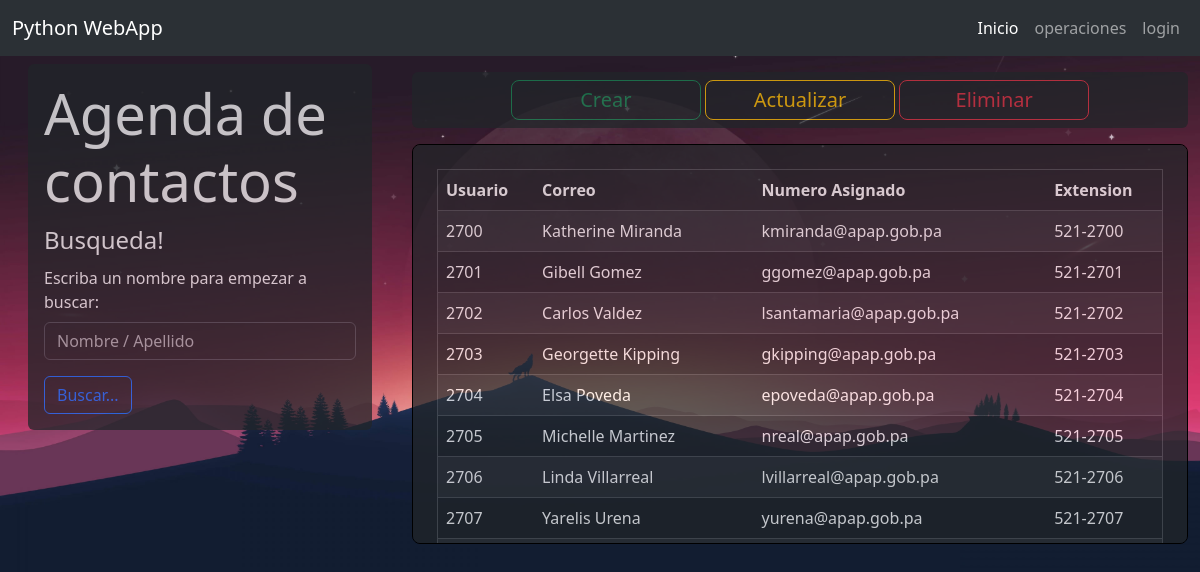
The page / on the database its author committed.
### tables this page shows
CREATE TABLE contacts(
            ext integer primary key, 
            user text not null,
            mail text not null,
            phone text);

### app.py (the view)
@app.route('/')
def index():
    dbquery=db.query()
    return render_template('index.html', dbquery=dbquery)

### db.py (called while the page is built)
def get_conn():
    return sqlite3.connect(db)

def query():
    with get_conn() as con:
        cur = con.cursor()
        cur.execute("Select * from contacts")
        total = cur.fetchall()
    return total

### templates/index.html
{%extends "layout.html"%}
{%block content%}
  <div class="row">
    <div class="col-md-4">
<div class="bg-dark text-light py-3 px-3 box rounded-2 m-3 opacity-75" data-bs-theme="dark">
    <h1 class="display-4">Agenda de contactos</h1>
    <form class="d-flex" role="search"">
        <fieldset>
          <legend>Busqueda!</legend>
          <div class="mb-3">
            <label for="TextInput" class="form-label">Escriba un nombre para empezar a buscar:</label>
            <input type="search" id="TextInput" class="form-control me-2" placeholder="Nombre / Apellido">
          </div>
          <button type="submit" class="btn btn-outline-primary">Buscar...</button>
        </fieldset>
      </form>
  </div>
</div>
<div class="col-md-8">
  <div class="bg-dark py-2 px-2 btn-group-lg mt-4 box rounded-2 opacity-75" data-bs-theme="dark" role="group" style="text-align:center" aria-label="Basic mixed styles example">
    <a type="button" class="btn btn-outline-success py-1 px-1 col-3" href="#">Crear</a>
    <a type="button" class="btn btn-outline-warning py-1 px-1 col-3" href="#">Actualizar</a>
    <a type="button" class="btn btn-outline-danger py-1 px-1 col-3" href="#">Eliminar</a>
  </div>
<div class="scrollable-table">
  <div class="bg-dark py-4 px-4 text-bg-dark rounded-2 opacity-75">
      <table border="1" class="table table-striped table-dark table-hover">
          <thead>
              <tr>
                  <th>Usuario</th>
                  <th>Correo</th>
                  <th>Numero Asignado</th>
                  <th>Extension</th>
              </tr>
          </thead>
          <tbody style="text-align:left">
              {% for row in dbquery %}
                  <tr>
                      <td scope="row">{{ row[0] }}</td>
                      <td scope="row">{{ row[1] }}</td>
                      <td scope="row">{{ row[2] }}</td>
                      <td scope="row">{{ row[3] }}</td>
                  </tr>
              {% endfor %}
          </tbody>
      </table>
   </div>
  </div>
 </div>
</div>
{%endblock%}

### templates/layout.html (shortened to what this page needs)
<!DOCTYPE html>
<html lang="en">
<head>
    <link rel="stylesheet" href="{{ url_for('static',filename='bootstrap.min.css')}}">
    <link rel="stylesheet" href="{{ url_for('static',filename='main.css')}}">
</head>
<body>
  <nav class="navbar navbar-expand-lg bg-body-tertiary fixed-top opacity-100" data-bs-theme="dark">
    <div class="container-fluid">
      <a class="navbar-brand" href="/">Python WebApp</a>
      <div class="collapse navbar-collapse" id="navbarNavDropdown">
        <ul class="navbar-nav ms-auto mb-2 mb-lg-0">
          <li class="nav-item">
            <a class="nav-link active" aria-current="page" href="/">Inicio</a>
          </li>
          <li class="nav-item">
            <a class="nav-link" href="{{url_for('test1')}}">operaciones</a>
          </li>
          <li class="nav-item">
            <a class="nav-link" href="{{url_for('login')}}">login</a>
          </li>
            </ul>
      </div>
    </div>
  </nav>
    <div class="container-fluid">
      <br>
      <br>
      {%block content%}
      {%endblock%}
    </div>
</body>
</html>

### static/main.css (style rules this page uses)
body { background: #403A3E; background: -webkit-linear-gradient(to right, #BE5869, #403A3E); background: linear-gradient(to right, #BE5869, #403A3E); background: url("bg6.jpg") no-repeat; background-position: center; background-size: cover; }
.scrollable-table { height: 400px; overflow-y: auto; margin-top: 16px; border-radius: 0.5rem; border: 1px solid #000000; scrollbar-width: thin; scrollbar-color: transparent transparent; }

### rows shown on the page
contacts: ext "2700", user "Katherine Miranda", mail "kmiranda@apap.gob.pa", phone "521-2700"
contacts: ext "2701", user "Gibell Gomez", mail "ggomez@apap.gob.pa", phone "521-2701"
contacts: ext "2702", user "Carlos Valdez", mail "lsantamaria@apap.gob.pa", phone "521-2702"
contacts: ext "2703", user "Georgette Kipping", mail "gkipping@apap.gob.pa", phone "521-2703"
contacts: ext "2704", user "Elsa Poveda", mail "epoveda@apap.gob.pa", phone "521-2704"
contacts: ext "2705", user "Michelle Martinez", mail "nreal@apap.gob.pa", phone "521-2705"
contacts: ext "2706", user "Linda Villarreal", mail "lvillarreal@apap.gob.pa", phone "521-2706"
contacts: ext "2707", user "Yarelis Urena", mail "yurena@apap.gob.pa", phone "521-2707"
